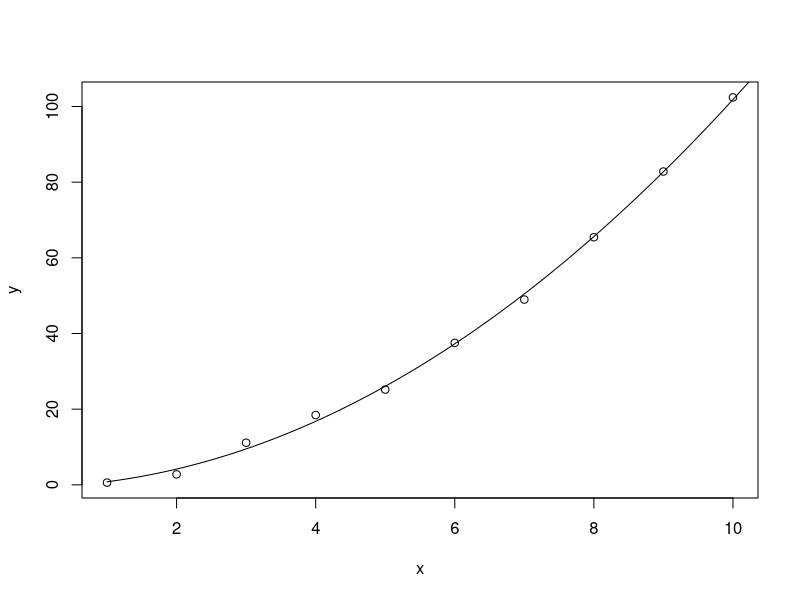

Write R code to recreate this figure.
## generate data, you will typically be responsible for *entering* data: x <- c(1, 2, 3, ..., 10)
(x <- 1:10)
(y <- runif(1, 0, 1) + runif(1, 0, 1)*x + x^2 + runif(10, -3, 3))

## plot
plot(x, y)

## assume quadratic function, set up "design matrix"
(D <- cbind(1, x, x^2))
D
## form square system
(A <- t(D)%*%D)
(rhs <- t(D)%*%y)

## solve for unknown parameters
(as <- solve(A, rhs))

## graph
plot(function(x)as[1] + as[2]*x + as[3]*x^2, xlim=c(1, 11), add=T)
